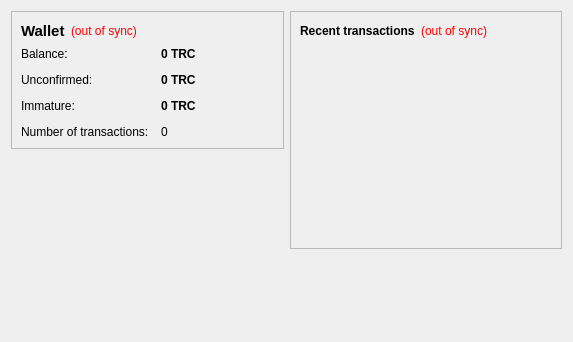
<?xml version="1.0" encoding="UTF-8"?>
<ui version="4.0">
 <class>OverviewPage</class>
 <widget class="QWidget" name="OverviewPage">
  <property name="geometry">
   <rect>
    <x>0</x>
    <y>0</y>
    <width>573</width>
    <height>342</height>
   </rect>
  </property>
  <property name="windowTitle">
   <string>Form</string>
  </property>
  <layout class="QHBoxLayout" name="horizontalLayout" stretch="1,1">
   <item>
    <layout class="QVBoxLayout" name="verticalLayout_2">
     <item>
      <widget class="QFrame" name="frame">
       <property name="frameShape">
        <enum>QFrame::StyledPanel</enum>
       </property>
       <property name="frameShadow">
        <enum>QFrame::Raised</enum>
       </property>
       <layout class="QVBoxLayout" name="verticalLayout_4">
        <item>
         <layout class="QHBoxLayout" name="horizontalLayout_4">
          <item>
           <widget class="QLabel" name="label_5">
            <property name="font">
             <font>
              <pointsize>11</pointsize>
              <weight>75</weight>
              <bold>true</bold>
             </font>
            </property>
            <property name="text">
             <string>Wallet</string>
            </property>
           </widget>
          </item>
          <item>
           <widget class="QLabel" name="labelWalletStatus">
            <property name="toolTip">
             <string>The displayed information may be out of date. Your wallet automatically synchronizes with the TrollCoin network after a connection is established, but this process has not completed yet.</string>
            </property>
            <property name="styleSheet">
             <string notr="true">QLabel { color: red; }</string>
            </property>
            <property name="text">
             <string notr="true">(out of sync)</string>
            </property>
            <property name="alignment">
             <set>Qt::AlignLeading|Qt::AlignLeft|Qt::AlignVCenter</set>
            </property>
           </widget>
          </item>
          <item>
           <spacer name="horizontalSpacer_2">
            <property name="orientation">
             <enum>Qt::Horizontal</enum>
            </property>
            <property name="sizeHint" stdset="0">
             <size>
              <width>40</width>
              <height>20</height>
             </size>
            </property>
           </spacer>
          </item>
         </layout>
        </item>
        <item>
         <layout class="QFormLayout" name="formLayout_2">
          <property name="fieldGrowthPolicy">
           <enum>QFormLayout::AllNonFixedFieldsGrow</enum>
          </property>
          <property name="horizontalSpacing">
           <number>12</number>
          </property>
          <property name="verticalSpacing">
           <number>12</number>
          </property>
          <item row="0" column="0">
           <widget class="QLabel" name="label">
            <property name="text">
             <string>Balance:</string>
            </property>
           </widget>
          </item>
          <item row="0" column="1">
           <widget class="QLabel" name="labelBalance">
            <property name="font">
             <font>
              <weight>75</weight>
              <bold>true</bold>
             </font>
            </property>
            <property name="cursor">
             <cursorShape>IBeamCursor</cursorShape>
            </property>
            <property name="toolTip">
             <string>Your current balance</string>
            </property>
            <property name="text">
             <string notr="true">0 TRC</string>
            </property>
            <property name="textInteractionFlags">
             <set>Qt::LinksAccessibleByMouse|Qt::TextSelectableByKeyboard|Qt::TextSelectableByMouse</set>
            </property>
           </widget>
          </item>
          <item row="1" column="0">
           <widget class="QLabel" name="label_3">
            <property name="text">
             <string>Unconfirmed:</string>
            </property>
           </widget>
          </item>
          <item row="1" column="1">
           <widget class="QLabel" name="labelUnconfirmed">
            <property name="font">
             <font>
              <weight>75</weight>
              <bold>true</bold>
             </font>
            </property>
            <property name="cursor">
             <cursorShape>IBeamCursor</cursorShape>
            </property>
            <property name="toolTip">
             <string>Total of transactions that have yet to be confirmed, and do not yet count toward the current balance</string>
            </property>
            <property name="text">
             <string notr="true">0 TRC</string>
            </property>
            <property name="textInteractionFlags">
             <set>Qt::LinksAccessibleByMouse|Qt::TextSelectableByKeyboard|Qt::TextSelectableByMouse</set>
            </property>
           </widget>
          </item>
          <item row="3" column="0">
           <widget class="QLabel" name="label_2">
            <property name="text">
             <string>Number of transactions:</string>
            </property>
           </widget>
          </item>
          <item row="3" column="1">
           <widget class="QLabel" name="labelNumTransactions">
            <property name="toolTip">
             <string>Total number of transactions in wallet</string>
            </property>
            <property name="text">
             <string notr="true">0</string>
            </property>
           </widget>
          </item>
          <item row="2" column="0">
           <widget class="QLabel" name="labelImmatureText">
            <property name="text">
             <string>Immature:</string>
            </property>
           </widget>
          </item>
          <item row="2" column="1">
           <widget class="QLabel" name="labelImmature">
            <property name="font">
             <font>
              <weight>75</weight>
              <bold>true</bold>
             </font>
            </property>
            <property name="toolTip">
             <string>Mined balance that has not yet matured</string>
            </property>
            <property name="text">
             <string notr="true">0 TRC</string>
            </property>
            <property name="textInteractionFlags">
             <set>Qt::LinksAccessibleByMouse|Qt::TextSelectableByKeyboard|Qt::TextSelectableByMouse</set>
            </property>
           </widget>
          </item>
         </layout>
        </item>
       </layout>
      </widget>
     </item>
     <item>
      <spacer name="verticalSpacer">
       <property name="orientation">
        <enum>Qt::Vertical</enum>
       </property>
       <property name="sizeHint" stdset="0">
        <size>
         <width>20</width>
         <height>40</height>
        </size>
       </property>
      </spacer>
     </item>
    </layout>
   </item>
   <item>
    <layout class="QVBoxLayout" name="verticalLayout_3">
     <item>
      <widget class="QFrame" name="frame_2">
       <property name="frameShape">
        <enum>QFrame::StyledPanel</enum>
       </property>
       <property name="frameShadow">
        <enum>QFrame::Raised</enum>
       </property>
       <layout class="QVBoxLayout" name="verticalLayout">
        <item>
         <layout class="QHBoxLayout" name="horizontalLayout_2">
          <item>
           <widget class="QLabel" name="label_4">
            <property name="text">
             <string>&lt;b&gt;Recent transactions&lt;/b&gt;</string>
            </property>
           </widget>
          </item>
          <item>
           <widget class="QLabel" name="labelTransactionsStatus">
            <property name="toolTip">
             <string>The displayed information may be out of date. Your wallet automatically synchronizes with the TrollCoin network after a connection is established, but this process has not completed yet.</string>
            </property>
            <property name="styleSheet">
             <string notr="true">QLabel { color: red; }</string>
            </property>
            <property name="text">
             <string notr="true">(out of sync)</string>
            </property>
            <property name="alignment">
             <set>Qt::AlignRight|Qt::AlignTrailing|Qt::AlignVCenter</set>
            </property>
           </widget>
          </item>
          <item>
           <spacer name="horizontalSpacer">
            <property name="orientation">
             <enum>Qt::Horizontal</enum>
            </property>
            <property name="sizeHint" stdset="0">
             <size>
              <width>40</width>
              <height>20</height>
             </size>
            </property>
           </spacer>
          </item>
         </layout>
        </item>
        <item>
         <widget class="QListView" name="listTransactions">
          <property name="styleSheet">
           <string notr="true">QListView { background: transparent; }</string>
          </property>
          <property name="frameShape">
           <enum>QFrame::NoFrame</enum>
          </property>
          <property name="verticalScrollBarPolicy">
           <enum>Qt::ScrollBarAlwaysOff</enum>
          </property>
          <property name="horizontalScrollBarPolicy">
           <enum>Qt::ScrollBarAlwaysOff</enum>
          </property>
          <property name="selectionMode">
           <enum>QAbstractItemView::NoSelection</enum>
          </property>
         </widget>
        </item>
       </layout>
      </widget>
     </item>
     <item>
      <spacer name="verticalSpacer_2">
       <property name="orientation">
        <enum>Qt::Vertical</enum>
       </property>
       <property name="sizeHint" stdset="0">
        <size>
         <width>20</width>
         <height>40</height>
        </size>
       </property>
      </spacer>
     </item>
    </layout>
   </item>
  </layout>
 </widget>
 <resources/>
 <connections/>
</ui>
